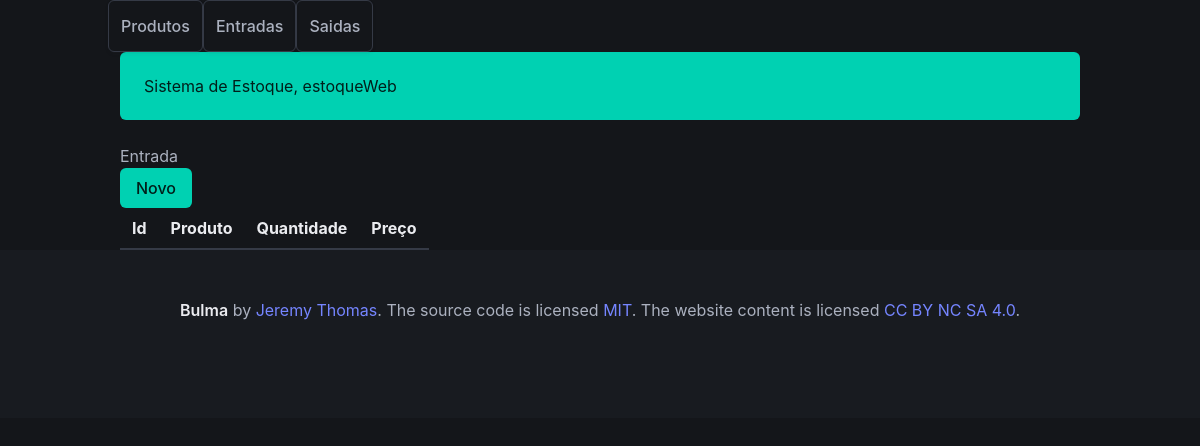
The page /entrada/list_entrada/ on the database as committed earlier.
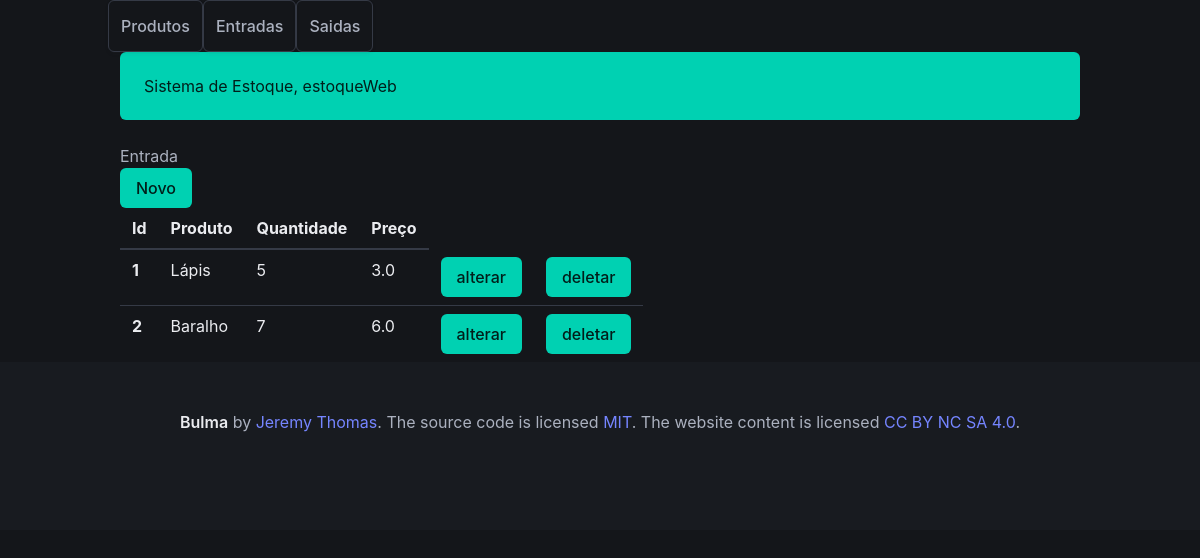
The same page on the database as committed later.
### entrada/models.py (models this page shows)
class Entradas(models.Model):
    produto = models.ForeignKey(Produtos, on_delete=models.CASCADE, verbose_name='Produto')
    preco = models.FloatField('Preço', default=0)
    quantidade = models.IntegerField('Quantidade', default=0)
    criado = models.DateTimeField('Criado em', auto_now_add=True)
    modificado = models.DateTimeField('Modificado em', auto_now=True)

### produto/models.py (models this page shows, shortened)
class Produtos(models.Model):
    produto = models.CharField('Produto', max_length=200)
    cor = models.ForeignKey(Cores, on_delete=models.PROTECT, verbose_name='Cor')
    descricao = models.TextField('Descrição', blank=True)
    preco = models.DecimalField('Preço', decimal_places=2, max_digits=8, default=0)
    quantidade = models.IntegerField('Quantidade', default=0)
    criado = models.DateTimeField('Criado em', auto_now_add=True)
    modificado = models.DateTimeField('Modificado em', auto_now=True)
    def __str__(self):
        return self.produto
    class Meta:
        verbose_name = 'Produto'
        verbose_name_plural = 'Produtos'
        ordering = ['-produto']

### entrada/views.py (the view)
# urls.py: path('list_entrada/', list_entrada, name='list_entrada'),
def list_entrada(request):
    entradas = Entradas.objects.all()
    template_name = 'list_entrada.html'
    context = {
    'entradas': entradas,
    }
    return render(request, template_name, context)

### entrada/templates/list_entrada.html
{% extends 'base.html' %}
{% block product %}
    <p>Entrada</p>
    <a class="button is-primary" href="{% url 'entrada:new_entrada' %}">Novo</a>
        <table class="table">
            <thead>
                <tr>
                    <th>Id</th>
                    <th>Produto</th>
                    <th>Quantidade</th>
                    <th>Preço</th>
                </tr>
            </thead>
            <tbody>
            {% for entrada in entradas %}
                <tr>
                    <th>{{ entrada.id }}</th>
                    <td>{{ entrada.produto }}</td>
                    <td>{{ entrada.quantidade }}</td>
                    <td>{{ entrada.preco }}</td>
                    <td><a class="button is-primary" href="{% url 'entrada:update_entrada' entrada.id %}">alterar</a></td>
                    <td><a class="button is-primary" href="{% url 'entrada:delete_entrada' entrada.id %}">deletar</a></td>
                </tr>
            {% endfor %}
        </tbody>
        </table>
{% endblock %}

Rows that differ between the two databases and show on the page:
added Entradas: id "1", produto "Lápis", quantidade "5", preco "3.0"
added Entradas: id "2", produto "Baralho", quantidade "7", preco "6.0"
